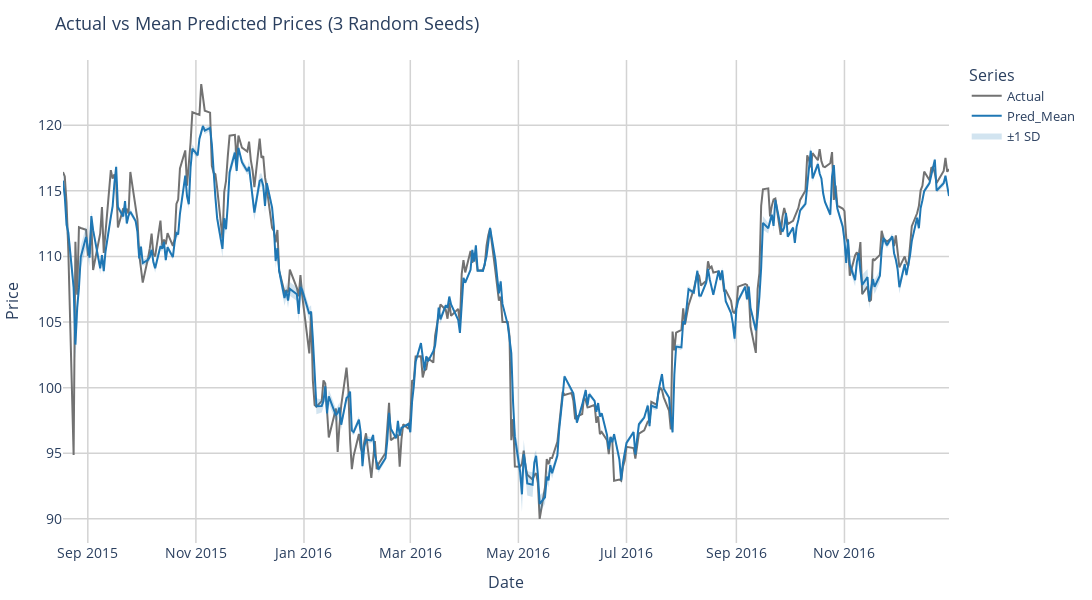

The notebook cell this image was saved under:
### Code cell
### >> Plotly: Actual vs Predicted Price 
import plotly.graph_objects as go; fig = go.Figure()

# Actual line (gray)
fig.add_trace(go.Scatter(x=results_all["Date"], y=results_all["Actual"],
                         mode='lines', name='Actual',line=dict(color='#727272', width=2)))

# Mean predicted line (blue)
fig.add_trace(go.Scatter(x=results_all["Date"], y=results_all["Pred_Mean"],
                         mode='lines', name='Pred_Mean', line=dict(color='#1f77b4', width=2)))

# ±1 SD shaded band
fig.add_trace(go.Scatter(x=pd.concat([results_all["Date"], results_all["Date"][::-1]]),
                         y=pd.concat([results_all["Pred_Mean"] + results_all["Pred_Std"],
                                      (results_all["Pred_Mean"] - results_all["Pred_Std"])[::-1]]),
    fill='toself',
    fillcolor='rgba(31, 119, 180, 0.2)',
    line=dict(color='rgba(255,255,255,0)'),
    hoverinfo="skip",
    name='±1 SD'
))

# Layout with stronger grid
fig.update_layout(width=1200,height=600,
                title_font_size=20, xaxis_title_font_size=16,yaxis_title_font_size=16,legend_title_font_size=14,
                    #   plot_bgcolor=plot_bgcolor,        # plot area background
                    #   paper_bgcolor=background_color,   # figure background
                margin=dict(l=50, r=50, t=60, b=50),
    
                title="Actual vs Mean Predicted Prices (3 Random Seeds)",
                xaxis_title="Date",
                yaxis_title="Price",
                template="plotly_white",
                legend_title="Series",
                font=dict(size=13),
                hovermode="x unified",
                xaxis=dict(
                    showgrid=True,
                    gridcolor='lightgray',
                    gridwidth=1.5  # increase grid thickness
                ),
                yaxis=dict(
                    showgrid=True,
                    gridcolor='lightgray',
                    gridwidth=1.5  # increase grid thickness
                )
            )

fig.update_xaxes(tickfont=dict(size=14))
fig.update_yaxes(tickfont=dict(size=14))
fig.show()

### Figure 1 — Plotly figure (JSON) as saved in the notebook; plotly's stock layout.template omitted (floating-point values rounded to 4 significant figures; data arrays with more than 128 entries replaced by an {"elided": "..."} marker saying what was removed)
{"data": [{"line": {"color": "#727272", "width": 2}, "mode": "lines", "name": "Actual", "type": "scatter", "x": {"elided": "347 str values"}, "y": {"elided": "347 float values"}}, {"line": {"color": "#1f77b4", "width": 2}, "mode": "lines", "name": "Pred_Mean", "type": "scatter", "x": {"elided": "347 str values"}, "y": {"elided": "347 float values"}}, {"fill": "toself", "fillcolor": "rgba(31, 119, 180, 0.2)", "hoverinfo": "skip", "line": {"color": "rgba(255,255,255,0)"}, "name": "±1 SD", "type": "scatter", "x": {"elided": "694 str values"}, "y": {"elided": "694 float values"}}], "layout": {"font": {"size": 13}, "height": 600, "hovermode": "x unified", "legend": {"title": {"text": "Series"}}, "margin": {"b": 50, "l": 50, "r": 50, "t": 60}, "title": {"text": "Actual vs Mean Predicted Prices (3 Random Seeds)"}, "width": 1200, "xaxis": {"gridcolor": "lightgray", "gridwidth": 1.5, "showgrid": true, "tickfont": {"size": 14}, "title": {"text": "Date"}}, "yaxis": {"gridcolor": "lightgray", "gridwidth": 1.5, "showgrid": true, "tickfont": {"size": 14}, "title": {"text": "Price"}}}}
